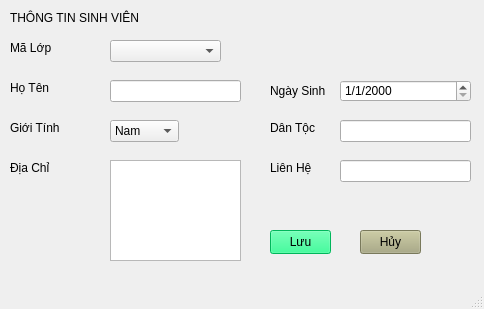
<?xml version="1.0" encoding="UTF-8"?>
<ui version="4.0">
 <class>MainWindow</class>
 <widget class="QMainWindow" name="MainWindow">
  <property name="geometry">
   <rect>
    <x>0</x>
    <y>0</y>
    <width>484</width>
    <height>309</height>
   </rect>
  </property>
  <property name="windowTitle">
   <string>MainWindow</string>
  </property>
  <widget class="QWidget" name="centralwidget">
   <widget class="QComboBox" name="cbBoxSex">
    <property name="geometry">
     <rect>
      <x>110</x>
      <y>120</y>
      <width>69</width>
      <height>22</height>
     </rect>
    </property>
    <item>
     <property name="text">
      <string>Nam</string>
     </property>
    </item>
    <item>
     <property name="text">
      <string>Nữ</string>
     </property>
    </item>
    <item>
     <property name="text">
      <string>Khác</string>
     </property>
    </item>
   </widget>
   <widget class="QLineEdit" name="NameSV">
    <property name="geometry">
     <rect>
      <x>110</x>
      <y>80</y>
      <width>131</width>
      <height>22</height>
     </rect>
    </property>
    <property name="styleSheet">
     <string notr="true">font: 10pt &quot;Segoe UI&quot;;</string>
    </property>
    <property name="readOnly">
     <bool>false</bool>
    </property>
   </widget>
   <widget class="QLabel" name="label_2">
    <property name="geometry">
     <rect>
      <x>10</x>
      <y>40</y>
      <width>49</width>
      <height>16</height>
     </rect>
    </property>
    <property name="styleSheet">
     <string notr="true">font: 10pt &quot;Segoe UI&quot;;</string>
    </property>
    <property name="text">
     <string>Mã Lớp</string>
    </property>
   </widget>
   <widget class="QLabel" name="label_6">
    <property name="geometry">
     <rect>
      <x>10</x>
      <y>120</y>
      <width>51</width>
      <height>16</height>
     </rect>
    </property>
    <property name="styleSheet">
     <string notr="true">font: 10pt &quot;Segoe UI&quot;;</string>
    </property>
    <property name="text">
     <string>Giới Tính</string>
    </property>
   </widget>
   <widget class="QLabel" name="label_7">
    <property name="geometry">
     <rect>
      <x>270</x>
      <y>120</y>
      <width>51</width>
      <height>16</height>
     </rect>
    </property>
    <property name="styleSheet">
     <string notr="true">font: 10pt &quot;Segoe UI&quot;;</string>
    </property>
    <property name="text">
     <string>Dân Tộc</string>
    </property>
   </widget>
   <widget class="QLineEdit" name="detailDanToc">
    <property name="geometry">
     <rect>
      <x>340</x>
      <y>120</y>
      <width>131</width>
      <height>22</height>
     </rect>
    </property>
    <property name="styleSheet">
     <string notr="true">font: 10pt &quot;Segoe UI&quot;;</string>
    </property>
    <property name="readOnly">
     <bool>false</bool>
    </property>
   </widget>
   <widget class="QLineEdit" name="detailSDT">
    <property name="geometry">
     <rect>
      <x>340</x>
      <y>160</y>
      <width>131</width>
      <height>22</height>
     </rect>
    </property>
    <property name="styleSheet">
     <string notr="true">font: 10pt &quot;Segoe UI&quot;;</string>
    </property>
    <property name="readOnly">
     <bool>false</bool>
    </property>
   </widget>
   <widget class="QLabel" name="label_8">
    <property name="geometry">
     <rect>
      <x>10</x>
      <y>160</y>
      <width>51</width>
      <height>16</height>
     </rect>
    </property>
    <property name="styleSheet">
     <string notr="true">font: 10pt &quot;Segoe UI&quot;;</string>
    </property>
    <property name="text">
     <string>Địa Chỉ</string>
    </property>
   </widget>
   <widget class="QLabel" name="label_5">
    <property name="geometry">
     <rect>
      <x>270</x>
      <y>80</y>
      <width>71</width>
      <height>21</height>
     </rect>
    </property>
    <property name="styleSheet">
     <string notr="true">font: 10pt &quot;Segoe UI&quot;;</string>
    </property>
    <property name="text">
     <string>Ngày Sinh</string>
    </property>
   </widget>
   <widget class="QLabel" name="label">
    <property name="geometry">
     <rect>
      <x>10</x>
      <y>10</y>
      <width>181</width>
      <height>16</height>
     </rect>
    </property>
    <property name="styleSheet">
     <string notr="true">font: 700 12pt &quot;Segoe UI&quot;;</string>
    </property>
    <property name="text">
     <string>THÔNG TIN SINH VIÊN</string>
    </property>
   </widget>
   <widget class="QLabel" name="label_4">
    <property name="geometry">
     <rect>
      <x>10</x>
      <y>80</y>
      <width>51</width>
      <height>16</height>
     </rect>
    </property>
    <property name="styleSheet">
     <string notr="true">font: 10pt &quot;Segoe UI&quot;;</string>
    </property>
    <property name="text">
     <string>Họ Tên</string>
    </property>
   </widget>
   <widget class="QDateEdit" name="dateOfB">
    <property name="geometry">
     <rect>
      <x>340</x>
      <y>80</y>
      <width>131</width>
      <height>22</height>
     </rect>
    </property>
    <property name="readOnly">
     <bool>false</bool>
    </property>
    <property name="displayFormat">
     <string>d/M/yyyy</string>
    </property>
   </widget>
   <widget class="QLabel" name="label_9">
    <property name="geometry">
     <rect>
      <x>270</x>
      <y>160</y>
      <width>51</width>
      <height>16</height>
     </rect>
    </property>
    <property name="styleSheet">
     <string notr="true">font: 10pt &quot;Segoe UI&quot;;</string>
    </property>
    <property name="text">
     <string>Liên Hệ</string>
    </property>
   </widget>
   <widget class="QPlainTextEdit" name="plainTextEditDiaChi">
    <property name="geometry">
     <rect>
      <x>110</x>
      <y>160</y>
      <width>131</width>
      <height>101</height>
     </rect>
    </property>
    <property name="readOnly">
     <bool>false</bool>
    </property>
   </widget>
   <widget class="QComboBox" name="cbBoxLop">
    <property name="geometry">
     <rect>
      <x>110</x>
      <y>40</y>
      <width>111</width>
      <height>22</height>
     </rect>
    </property>
   </widget>
   <widget class="QPushButton" name="btnSave">
    <property name="geometry">
     <rect>
      <x>270</x>
      <y>230</y>
      <width>61</width>
      <height>24</height>
     </rect>
    </property>
    <property name="styleSheet">
     <string notr="true">background-color: rgb(0, 255, 127);</string>
    </property>
    <property name="text">
     <string>Lưu</string>
    </property>
   </widget>
   <widget class="QPushButton" name="btnCancel">
    <property name="geometry">
     <rect>
      <x>360</x>
      <y>230</y>
      <width>61</width>
      <height>24</height>
     </rect>
    </property>
    <property name="styleSheet">
     <string notr="true">background-color: rgb(170, 170, 127);</string>
    </property>
    <property name="text">
     <string>Hủy</string>
    </property>
   </widget>
  </widget>
  <widget class="QMenuBar" name="menubar">
   <property name="geometry">
    <rect>
     <x>0</x>
     <y>0</y>
     <width>484</width>
     <height>22</height>
    </rect>
   </property>
  </widget>
  <widget class="QStatusBar" name="statusbar"/>
 </widget>
 <resources/>
 <connections/>
</ui>
